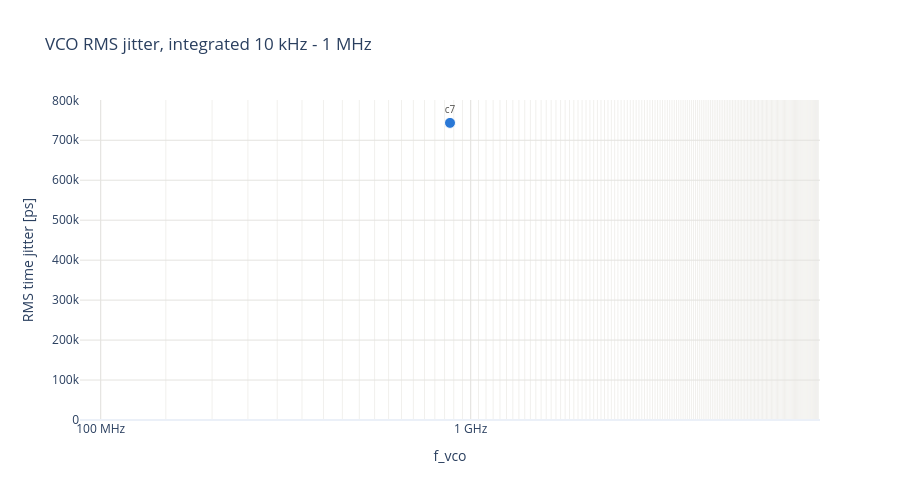

This figure's notebook cell:
### Code cell
# RMS time jitter over the marker offsets, per measured VCO frequency.
fig = go.Figure()
fig.add_scatter(x=ok["f_vco_meas"] / 1e6, y=ok["time_jitter_ps"], mode="markers+text",
                marker=dict(color=[COLORS[f] for f in ok["f_target"]], size=11, line=dict(color="white", width=1)),
                text=[f"c{c:.0f}" for c in ok["vco_tune_coarse"]], textposition="top center",
                textfont=dict(color=INK, size=10), showlegend=False,
                customdata=np.c_[ok["phase_jitter_vco_mrad"], ok["kvco_pred"] / 1e6, ok["vctrl_meas"]],
                hovertemplate=("f_vco %{x:.1f} MHz: %{y:.3f} ps<br>%{customdata[0]:.1f} mrad at the VCO<br>"
                               "|Kvco| %{customdata[1]:.0f} MHz/V at Vctrl %{customdata[2]:.3f} V<extra></extra>"))
lo, hi = ok["offset_min"].min(), ok["offset_max"].max()
fig.update_layout(title=f"RMS time jitter (same on the pad and at the VCO), integrated {lo / 1e3:g} kHz - {hi / 1e6:g} MHz",
                  template="plotly_white", height=500)
fig.update_xaxes(title="f_vco", gridcolor=GRID, **FREQ_AXIS)
fig.update_yaxes(title="RMS time jitter [ps]", gridcolor=GRID, rangemode="tozero")
save(fig, "jitter")

### Figure 1 — Plotly figure (JSON) as saved in the notebook; plotly's stock layout.template omitted (floating-point values rounded to 4 significant figures)
{"data": [{"customdata": [[4108000.0, 1031.0, 0.4851]], "hovertemplate": "f_vco %{x:.1f} MHz: %{y:.3f} ps<br>%{customdata[0]:.1f} mrad at the VCO<br>|Kvco| %{customdata[1]:.0f} MHz/V at Vctrl %{customdata[2]:.3f} V<extra></extra>", "marker": {"color": ["#2a78d6"], "line": {"color": "white", "width": 1}, "size": 11}, "mode": "markers+text", "showlegend": false, "text": ["c7"], "textfont": {"color": "#52514e", "size": 10}, "textposition": "top center", "type": "scatter", "x": [879.2], "y": [743500.0]}], "layout": {"height": 500, "title": {"text": "VCO RMS jitter, integrated 10 kHz - 1 MHz"}, "xaxis": {"gridcolor": "#e4e3df", "minor": {"gridcolor": "#f1f0ed", "showgrid": true}, "ticktext": ["1 MHz", "10 MHz", "100 MHz", "1 GHz", "10 GHz", "100 GHz"], "tickvals": [1, 10, 100, 1000, 10000, 100000], "title": {"text": "f_vco"}, "type": "log"}, "yaxis": {"gridcolor": "#e4e3df", "rangemode": "tozero", "title": {"text": "RMS time jitter [ps]"}}}}
